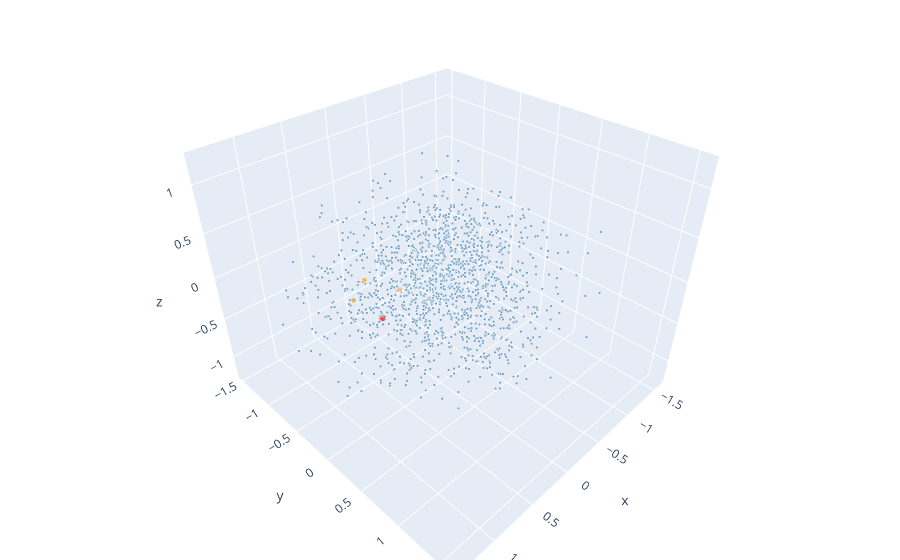

The cell this chart's notebook holds for it:
### Code cell
query = "government"
nbrs = neighbors(query, 10)
neighbor_set = {w for w, _ in nbrs}

plot_embeddings(pca3, plot_words, query=query, neighbor_set=neighbor_set)

### Figure 1 — Plotly figure (JSON) as saved in the notebook; plotly's stock layout.template omitted (floating-point values rounded to 4 significant figures; data arrays with more than 128 entries replaced by an {"elided": "..."} marker saying what was removed)
{"data": [{"hovertemplate": "%{text}<extra></extra>", "marker": {"color": {"elided": "1500 str values"}, "opacity": 0.7, "size": {"elided": "1500 int values"}}, "mode": "markers", "text": {"elided": "1500 str values"}, "type": "scatter3d", "x": {"elided": "1500 float values"}, "y": {"elided": "1500 float values"}, "z": {"elided": "1500 float values"}}], "layout": {"margin": {"b": 0, "l": 0, "r": 0, "t": 0}}}
